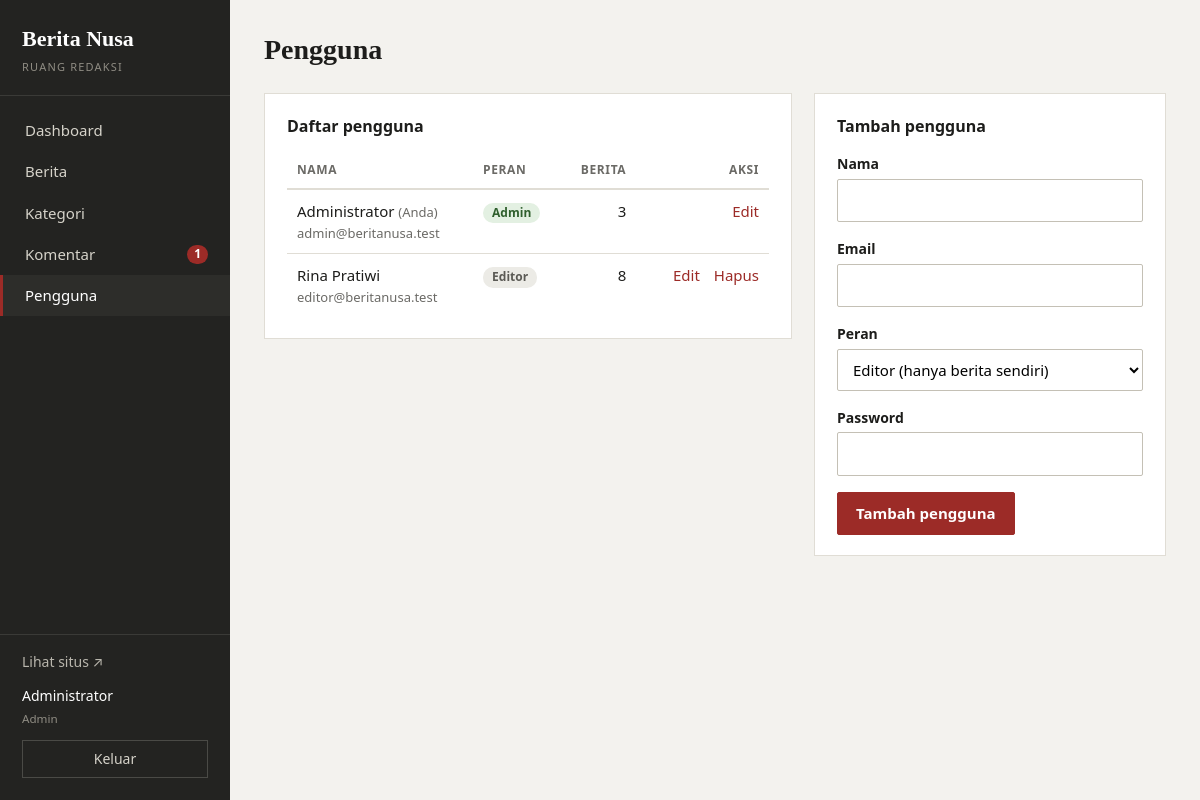
The app's page /admin/pengguna.php (signed in) with its own data.
### tables this page shows
CREATE TABLE pengguna (
  id           INT UNSIGNED NOT NULL AUTO_INCREMENT,
  nama         VARCHAR(80)  NOT NULL,
  email        VARCHAR(120) NOT NULL,
  password     VARCHAR(255) NOT NULL,
  peran        ENUM('admin','editor') NOT NULL DEFAULT 'editor',
  dibuat_pada  DATETIME NOT NULL,
  PRIMARY KEY (id),
  UNIQUE KEY uk_pengguna_email (email)
);

### includes/functions.php (called while the page is built, shortened)
<?php
function e($teks) {
    return htmlspecialchars((string)$teks, ENT_QUOTES, 'UTF-8');
}
function url($path = '') {
    return BASE_URL . '/' . ltrim($path, '/');
}
function ambil_semua($sql, $params = []) {
    $st = db()->prepare($sql);
    $st->execute($params);
    return $st->fetchAll();
}
function ambil_satu($sql, $params = []) {
    $st = db()->prepare($sql);
    $st->execute($params);
    $baris = $st->fetch();
    return $baris ?: null;
}
function hitung($sql, $params = []) {
    $st = db()->prepare($sql);
    $st->execute($params);
    return (int)$st->fetchColumn();
}
    ob_start(); ?>

### config/config.php (called while the page is built, shortened)
<?php
function db() {
    static $pdo = null;
    if ($pdo !== null) {
        return $pdo;
    }
    $dsn  = getenv('BN_DSN') ?: 'mysql:host=' . DB_HOST . ';dbname=' . DB_NAME . ';charset=utf8mb4';
    $user = getenv('BN_DSN') ? null : DB_USER;
    $pass = getenv('BN_DSN') ? null : DB_PASS;
    try {
        $pdo = new PDO($dsn, $user, $pass, [
            PDO::ATTR_ERRMODE            => PDO::ERRMODE_EXCEPTION,
            PDO::ATTR_DEFAULT_FETCH_MODE => PDO::FETCH_ASSOC,
            PDO::ATTR_EMULATE_PREPARES   => false,
        ]);
    } catch (PDOException $e) {
        http_response_code(500);
        exit('Koneksi database gagal. Periksa pengaturan di config/config.php dan pastikan MySQL sudah berjalan.');
    }
    return $pdo;
}

### includes/auth.php (called while the page is built, shortened)
<?php
function pengguna_sekarang() {
    static $cache = false;
    if ($cache !== false) {
        return $cache;
    }
    $cache = ambil_satu(
        'SELECT id, nama, email, peran FROM pengguna WHERE id = ?',
        [$_SESSION['pengguna_id']]
    );
    return $cache;
}
function adalah_admin() {
    $p = pengguna_sekarang();
    return $p && $p['peran'] === 'admin';
}
function wajib_login() {
    if (!pengguna_sekarang()) {
        redirect('admin/login.php');
    }
}
function wajib_admin() {
    wajib_login();
}

### admin/pengguna.php (the view, shortened to what this page needs)
<?php
wajib_admin();
$saya    = pengguna_sekarang();
$edit_id = (int)($_GET['edit'] ?? 0);
$input   = ['nama' => '', 'email' => '', 'peran' => 'editor'];
$daftar = ambil_semua(
    'SELECT p.*, COUNT(b.id) AS jumlah_berita FROM pengguna p
     LEFT JOIN berita b ON b.pengguna_id = p.id
     GROUP BY p.id ORDER BY p.nama'
);
$judul_admin = 'Pengguna';
$menu_aktif  = 'pengguna';
require __DIR__ . '/../includes/admin_header.php';
?>
<div class="dua-kolom">
    <section class="panel">
        <h2>Daftar pengguna</h2>
        <div class="gulir-tabel">
        <table class="tabel">
            <thead>
                <tr><th>Nama</th><th>Peran</th><th class="rata-kanan">Berita</th><th class="rata-kanan">Aksi</th></tr>
            </thead>
            <tbody>
            <?php foreach ($daftar as $u): ?>
                <tr>
                    <td>
                        <?= e($u['nama']) ?><?= (int)$u['id'] === (int)$saya['id'] ? ' <span class="sub">(Anda)</span>' : '' ?>
                        <div class="sub"><?= e($u['email']) ?></div>
                    </td>
                    <td><span class="lencana lencana-<?= $u['peran'] === 'admin' ? 'terbit' : 'draft' ?>"><?= e($u['peran']) ?></span></td>
                    <td class="rata-kanan"><?= (int)$u['jumlah_berita'] ?></td>
                    <td class="rata-kanan aksi">
                        <a href="<?= e(url('admin/pengguna.php?edit=' . (int)$u['id'])) ?>">Edit</a>
                        <?php if ((int)$u['id'] !== (int)$saya['id']): ?>
                            <form method="post" data-konfirmasi="Hapus pengguna <?= e($u['nama']) ?>?">
                                <button type="submit" class="tautan-bahaya">Hapus</button>
                            </form>
                        <?php endif; ?>
                    </td>
                </tr>
            <?php endforeach; ?>
            </tbody>
        </table>
        </div>
    </section>
    <section class="panel">
        <h2><?= $edit_id > 0 ? 'Edit pengguna' : 'Tambah pengguna' ?></h2>
        <form method="post" class="form" autocomplete="off">
            <div class="baris-form">
                <label for="nama">Nama</label>
                <input type="text" id="nama" name="nama" maxlength="80" value="<?= e($input['nama']) ?>" required>
            </div>
            <div class="baris-form">
                <label for="email">Email</label>
                <input type="email" id="email" name="email" maxlength="120" value="<?= e($input['email']) ?>" required>
            </div>
            <div class="baris-form">
                <label for="peran">Peran</label>
                <select id="peran" name="peran">
                    <option value="editor" <?= $input['peran'] === 'editor' ? 'selected' : '' ?>>Editor (hanya berita sendiri)</option>
                </select>
            </div>
            <div class="baris-form">
                <label for="password">Password <?php if ($edit_id > 0): ?><small>(kosongkan jika tidak diganti)</small><?php endif; ?></label>
                <input type="password" id="password" name="password" autocomplete="new-password" <?= $edit_id > 0 ? '' : 'required' ?>>
            </div>
            <button type="submit" class="tombol"><?= $edit_id > 0 ? 'Simpan perubahan' : 'Tambah pengguna' ?></button>
        </form>
    </section>
</div>
<?php require __DIR__ . '/../includes/admin_footer.php'; ?>

### includes/admin_header.php (shortened to what this page needs)
<?php
$pengguna    = pengguna_sekarang();
$judul_admin = $judul_admin ?? 'Dashboard';
$menu_aktif  = $menu_aktif ?? '';
$menunggu    = adalah_admin() ? hitung("SELECT COUNT(*) FROM komentar WHERE status = 'menunggu'") : 0;
$menu = [
    'dashboard' => ['Dashboard', 'admin/', false],
    'berita'    => ['Berita', 'admin/berita.php', false],
    'kategori'  => ['Kategori', 'admin/kategori.php', true],
    'komentar'  => ['Komentar', 'admin/komentar.php', true],
    'pengguna'  => ['Pengguna', 'admin/pengguna.php', true],
];
?>
<!DOCTYPE html>
<html lang="id">
<head>
    <link rel="stylesheet" href="<?= e(url('assets/css/admin.css')) ?>">
</head>
<body class="admin">
<aside class="samping">
    <a class="samping-nama" href="<?= e(url('admin/')) ?>"><?= e(NAMA_SITUS) ?><small>Ruang redaksi</small></a>
    <nav>
        <ul>
            <?php foreach ($menu as $kunci => [$label, $tujuan, $khusus_admin]): ?>
                <li>
                    <a href="<?= e(url($tujuan)) ?>" class="<?= $menu_aktif === $kunci ? 'aktif' : '' ?>">
                        <?= e($label) ?>
                        <?php if ($kunci === 'komentar' && $menunggu > 0): ?>
                            <span class="lencana-angka"><?= $menunggu ?></span>
                        <?php endif; ?>
                    </a>
                </li>
            <?php endforeach; ?>
        </ul>
    </nav>
    <div class="samping-bawah">
        <a href="<?= e(url()) ?>" target="_blank" rel="noopener">Lihat situs &nearr;</a>
        <p class="samping-pengguna">
            <?= e($pengguna['nama']) ?><br>
            <small><?= e(ucfirst($pengguna['peran'])) ?></small>
        </p>
        <form method="post" action="<?= e(url('admin/logout.php')) ?>">
            <button type="submit" class="tombol-keluar">Keluar</button>
        </form>
    </div>
</aside>
<div class="konten">
    <header class="konten-kepala">
        <h1><?= e($judul_admin) ?></h1>
    </header>

### assets/css/admin.css (style rules this page uses)
:root { --latar: #f3f2ee; --putih: #ffffff; --tinta: #1d1d1b; --abu: #6b6a66; --garis: #e0ddd5; --samping: #232321; --merah: #9c2b27; --merah-gelap: #7d1f1c; --hijau: #3f7a3d; --serif: Georgia, "Times New Roman", serif; --sans: system-ui, -apple-system, "Segoe UI", Roboto, Arial, sans-serif; }
* { box-sizing: border-box; }
body { margin: 0; background: var(--latar); color: var(--tinta); font-family: var(--sans); font-size: 15px; line-height: 1.55; }
a { color: var(--merah); }
h1, h2, h3 { margin: 0; }
body.admin { display: grid; grid-template-columns: 230px minmax(0, 1fr); min-height: 100vh; }
.samping { background: var(--samping); color: #d6d3ca; padding: 22px 0; display: flex; flex-direction: column; position: sticky; top: 0; height: 100vh; }
.samping-nama { display: block; padding: 0 22px 20px; color: #fff; text-decoration: none; font-family: var(--serif); font-size: 22px; font-weight: 700; border-bottom: 1px solid #3a3a37; }
.samping-nama small { display: block; font-family: var(--sans); font-size: 11px; font-weight: 400; text-transform: uppercase; letter-spacing: 1.2px; color: #8f8c83; margin-top: 2px; }
.samping nav { padding-top: 14px; flex: 1; }
.samping ul { list-style: none; margin: 0; padding: 0; }
.samping nav a { display: flex; justify-content: space-between; align-items: center; padding: 9px 22px; color: #d6d3ca; text-decoration: none; border-left: 3px solid transparent; }
.samping nav a.aktif { background: #2d2d2a; color: #fff; border-left-color: var(--merah); }
.lencana-angka { background: var(--merah); color: #fff; font-size: 12px; font-weight: 700; padding: 0 7px; border-radius: 10px; min-width: 20px; text-align: center; }
.samping-bawah { padding: 16px 22px 0; border-top: 1px solid #3a3a37; font-size: 14px; }
.samping-bawah a { color: #b9b6ad; text-decoration: none; }
.samping-pengguna { margin: 12px 0; color: #fff; }
.samping-pengguna small { color: #8f8c83; }
.tombol-keluar { width: 100%; padding: 7px; font: inherit; font-size: 14px; cursor: pointer; background: none; color: #d6d3ca; border: 1px solid #4a4a46; }
.konten { padding: 28px 34px 50px; min-width: 0; }
.konten-kepala { display: flex; justify-content: space-between; align-items: center; margin-bottom: 22px; gap: 12px; }
.konten-kepala h1 { font-family: var(--serif); font-size: 28px; }
.panel { background: var(--putih); border: 1px solid var(--garis); padding: 20px 22px; margin-bottom: 22px; }
.panel h2 { font-size: 16px; margin-bottom: 14px; font-family: var(--sans); }
.dua-kolom { display: grid; grid-template-columns: minmax(0, 1.5fr) minmax(0, 1fr); gap: 22px; align-items: start; }
.gulir-tabel { overflow-x: auto; }
.tabel { width: 100%; border-collapse: collapse; }
.tabel th { text-align: left; font-size: 12px; text-transform: uppercase; letter-spacing: 0.6px; color: var(--abu); padding: 8px 10px; border-bottom: 2px solid var(--garis); white-space: nowrap; }
.tabel td { padding: 10px; border-bottom: 1px solid var(--garis); vertical-align: top; }
.tabel tr:last-child td { border-bottom: 0; }
.tabel a { text-decoration: none; font-weight: 600; }
.rata-kanan { text-align: right !important; }
.sub { color: var(--abu); font-size: 13px; font-weight: 400; }
.aksi { white-space: nowrap; }
.aksi a, .aksi form { display: inline-block; margin-left: 10px; font-weight: 400; }
.aksi form { margin-left: 10px; }
.tautan-bahaya { background: none; border: 0; padding: 0; font: inherit; color: var(--merah); cursor: pointer; }
.lencana { display: inline-block; font-size: 12px; font-weight: 600; padding: 1px 9px; border-radius: 10px; text-transform: capitalize; }
.lencana-terbit { background: #e3f0e2; color: #2f5f2d; }
.lencana-draft { background: #ecebe6; color: #5b5a55; }
.form { margin: 0; }
.baris-form { display: flex; flex-direction: column; gap: 4px; margin-bottom: 16px; }
.baris-form label { font-weight: 600; font-size: 14px; }
.form input[type="text"], .form input[type="email"], .form input[type="password"], .form input[type="search"], .form select, .form textarea, .filter input, .filter select { width: 100%; padding: 9px 11px; font: inherit; background: var(--putih); border: 1px solid #c4c0b5; border-radius: 2px; }
.tombol { display: inline-block; padding: 9px 18px; font: inherit; font-weight: 600; cursor: pointer; background: var(--merah); color: #fff; border: 1px solid var(--merah); border-radius: 2px; text-decoration: none; }

### records on screen
pengguna: nama "Administrator", peran "Admin", shows "(Anda)", email "admin@beritanusa.test", jumlah_berita "3"
pengguna: nama "Rina Pratiwi", email "editor@beritanusa.test", peran "Editor", jumlah_berita "8"

### other values on screen
NAMA_SITUS "Berita Nusa"
$label "Dashboard"
$label "Berita"
$label "Kategori"
$label "Komentar"
$menunggu "1"
$label "Pengguna"
$judul_admin "Pengguna"
